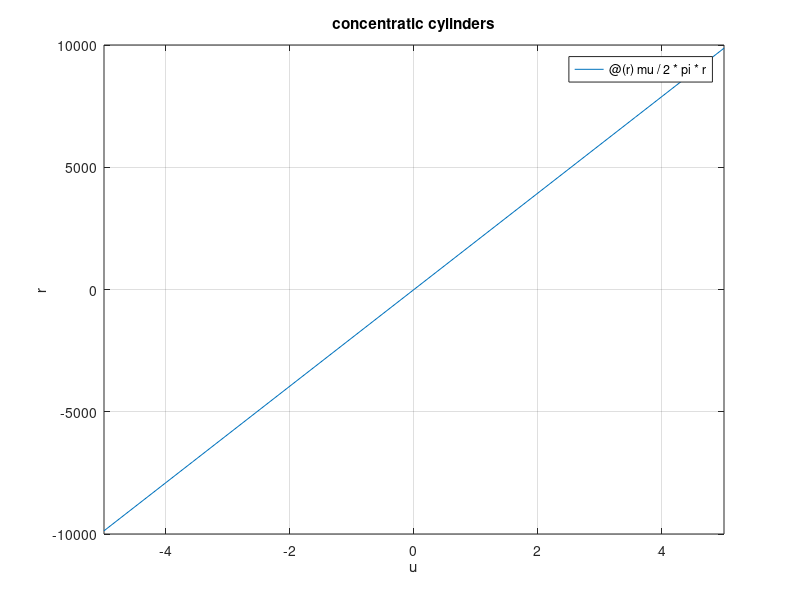

The MATLAB script that drew this image:
w1=50;
w2=0;
R1=2;
R2=6;
mu=2*pi*(R1)^2*w1;
u=@(r) mu/2*pi*r;
fplot(u);
grid on;
title('concentratic cylinders');
xlabel('u');
ylabel('r');
